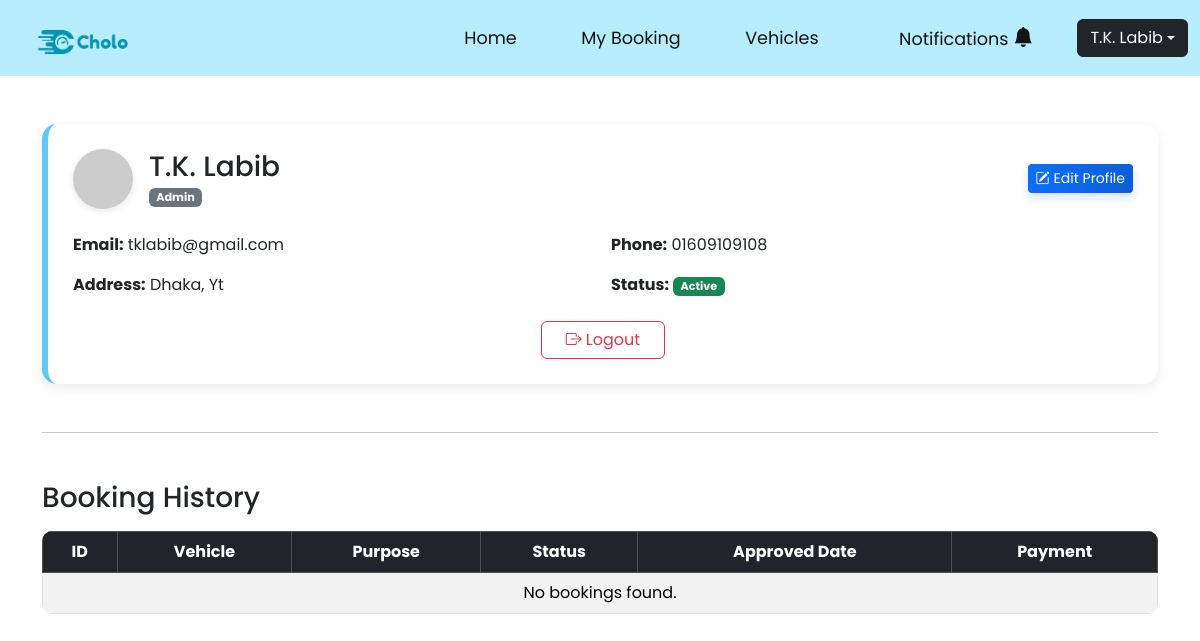
Page /profile.php (signed in) on the committed database.
### tables this page shows
CREATE TABLE `user` (
  `user_id` int(10) NOT NULL,
  `email` varchar(100) NOT NULL,
  `password` varchar(255) NOT NULL,
  `name` text NOT NULL,
  `role` varchar(15) NOT NULL DEFAULT 'user',
  `phone` varchar(15) DEFAULT NULL,
  `address` varchar(50) NOT NULL,
  `status` varchar(15) NOT NULL DEFAULT 'active'
);

### controller.php (called while the page is built, shortened)
<?php
   function connection()
   {
      $host='localhost';
      $user='root';
      $pass='';
      $db="cholo_db";
      $con=new mysqli($host,$user,$pass,$db);
     return $con;
   }
?>

### profile.php (the view, shortened to what this page needs)
<?php
include('user_auth.php');
$user_id = $_SESSION['user_id'];
$user_sql = "SELECT name, email, phone, address, role, status FROM user WHERE user_id = ?";
$stmt = $db->prepare($user_sql);
$stmt->bind_param("i", $user_id);
$stmt->execute();
$user_result = $stmt->get_result();
?>
<!DOCTYPE html>
<html lang="en">
<head>
    <link rel="stylesheet" href="bootstrap/css/bootstrap.min.css">
    <link href="https://cdn.jsdelivr.net/npm/bootstrap-icons@1.11.1/font/bootstrap-icons.css" rel="stylesheet">
    <link rel="stylesheet" href="css/style.css">
</head>
<?php
   include('navbar.php');
?>
<body>
<div class="container my-5">
  <div class="profile-card">
  <div class="d-flex flex-wrap align-items-center justify-content-between mb-4">
    <div class="d-flex align-items-center mb-3 mb-md-0">
      <img src="https://ui-avatars.com/api/?name=<?php echo urlencode($user['name']); ?>&background=0D8ABC&color=fff&size=60"
           class="avatar me-3" alt="User Avatar">
      <div>
        <h3 class="mb-0"><?php echo htmlspecialchars($user['name']); ?></h3>
        <span class="badge bg-secondary text-capitalize"><?php echo htmlspecialchars($user['role']); ?></span>
      </div>
    </div>
    <button class="btn btn-primary btn-sm" data-bs-toggle="modal" data-bs-target="#editProfileModal">
      <i class="bi bi-pencil-square me-1"></i>Edit Profile
    </button>
  </div>
  <?php if ($user): ?>
    <div class="row g-3">
      <div class="col-md-6"><strong>Email:</strong> <?php echo htmlspecialchars($user['email']); ?></div>
      <div class="col-md-6"><strong>Phone:</strong> <?php echo htmlspecialchars($user['phone']); ?></div>
      <div class="col-md-6"><strong>Address:</strong> <?php echo htmlspecialchars($user['address']); ?></div>
      <div class="col-md-6"><strong>Status:</strong>
        <?php if ($user['status'] === 'active'): ?>
          <span class="badge bg-success">Active</span>
        <?php else: ?>
          <span class="badge bg-danger">Inactive</span>
        <?php endif; ?>
      </div>
    </div>
    <div class="text-center mt-4">
      <a href="logout.php" class="btn btn-outline-danger px-4">
        <i class="bi bi-box-arrow-right me-1"></i>Logout
      </a>
    </div>
  <?php else: ?>
    <p class="text-danger">User information not found.</p>
  <?php endif; ?>
</div>
<?php
   include('book_history.php');
?>
</body>

### css/style.css (style rules this page uses)
:root { --theme: rgb(183, 237, 252); --theme-dark: #0cbcf2; --theme-light: #baf0ff; --theme-text: #131515; }
.profile-card { background: #fff; border-radius: 15px; box-shadow: 0 4px 12px rgba(0,0,0,0.08); padding: 25px; border-left: 6px solid #5dc9f8; transition: transform 0.2s ease-in-out; }
.avatar { width: 60px; height: 60px; border-radius: 50%; object-fit: cover; box-shadow: 0 2px 6px rgba(0,0,0,0.1); }
body { font-family: 'Poppins', sans-serif; }
.badge { font-size: 0.7rem; }
.btn { transition: all 0.3s ease; }
.btn-primary { background: linear-gradient(90deg, #0d6efd, #0b5ed7); border: none; box-shadow: 0 4px 10px rgba(13, 110, 253, 0.2); }
.btn-outline-secondary, .btn-outline-danger { transition: all 0.3s ease; }

### rows in the picture
user: name "T.K. Labib", role "Admin", email "tklabib@gmail.com", phone "01609109108", address "Dhaka, Yt"

### other values in the picture
$_SESSION['name'] "T.K. Labib"
